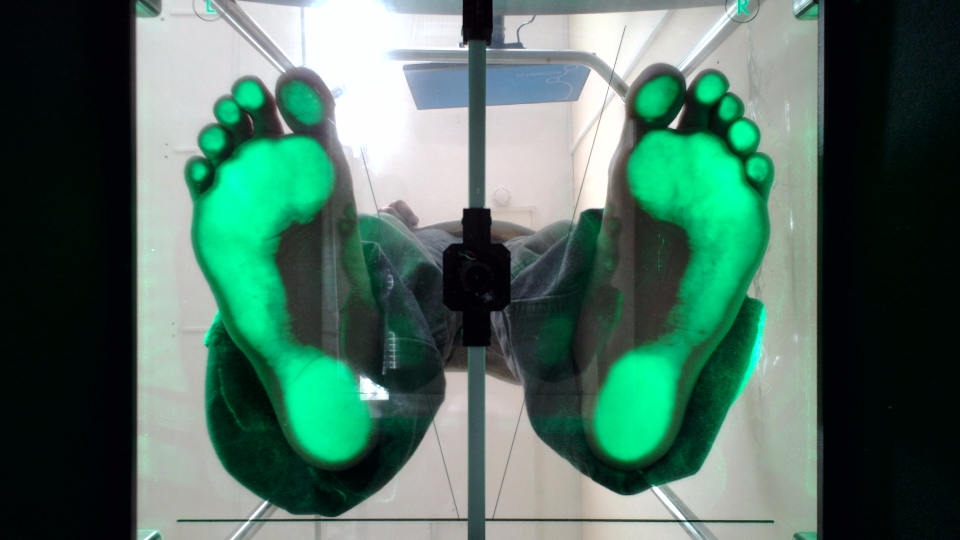
#> input picture обработка изображений/плантограммы/Img.png, 1920 x 1080 px, found by its file name (shown at 1/2 size)
$ python foot_plantogram_analysis.py
#> lines starting #> are read from the running program, lines starting #| are printed output that depends on the picture; after the words box and inside, x2 and y2 are one past the last pixel; in counts of white or black regions, pixels touching at a corner belong together
"""
Foot Plantogram Analysis Pipeline
=================================
This module provides tools for analyzing foot plantograms captured with green LED illumination.

Key Features:
- Foot segmentation from background
- Left/Right foot separation
- Length and width measurements
- Contact area analysis (pressure zones)
- Preparation for orthopedic coefficient calculation

Author: Medical Image Processing Project
"""

import cv2
import numpy as np
import matplotlib.pyplot as plt
from dataclasses import dataclass
from typing import Tuple, Optional, List
import os


@dataclass
class FootMeasurements:
    """Container for foot measurements in pixels and mm (if calibrated)."""
    length_px: float  # Maximum length in pixels
    width_px: float   # Maximum width in pixels
    contact_area_px: int  # Contact area in pixels
    total_area_px: int  # Total foot area in pixels
    contact_ratio: float  # Ratio of contact to total area

    # Calibrated measurements (set if pixels_per_mm is known)
    length_mm: Optional[float] = None
    width_mm: Optional[float] = None
    contact_area_mm2: Optional[float] = None

    # Bounding box
    bbox: Optional[Tuple[int, int, int, int]] = None  # x, y, w, h

    # Contour for further analysis
    contour: Optional[np.ndarray] = None


class PlantogramAnalyzer:
    """
    Analyzer for foot plantogram images captured with green LED illumination.

    The green channel carries the most information about foot contact pressure.
    """

    def __init__(self, pixels_per_mm: Optional[float] = None):
        """
        Initialize the analyzer.

        Parameters:
        -----------
        pixels_per_mm : float, optional
            Calibration factor for converting pixels to millimeters.
            If None, measurements will be in pixels only.
        """
        self.pixels_per_mm = pixels_per_mm

    def load_image(self, image_path: str) -> np.ndarray:
        """Load an image from file."""
        image = cv2.imread(image_path)
#> image is the input picture: shape (1080, 1920, 3); mean B, G, R 97.5, 110.6, 77.4
        if image is None:
            raise FileNotFoundError(f"Could not load image: {image_path}")
        # Convert BGR to RGB for display
        return cv2.cvtColor(image, cv2.COLOR_BGR2RGB)

    def split_feet(self, image: np.ndarray,
                   left_crop: int = 280,
                   right_crop: int = 290,
                   center_gap_start: int = 880,
                   center_gap_end: int = 1025) -> Tuple[np.ndarray, np.ndarray]:
        """
        Split image into left and right foot regions.

        Parameters based on standard podoscanner output (1920x1080).
        Returns: (right_foot_image, left_foot_image)
        """
#> called with left_crop = 280, right_crop = 290, center_gap_start = 880, center_gap_end = 1025
        h, w = image.shape[:2]

        # Right foot (anatomically) is on the left side of image
        right_foot = image[:, left_crop:center_gap_start, :]
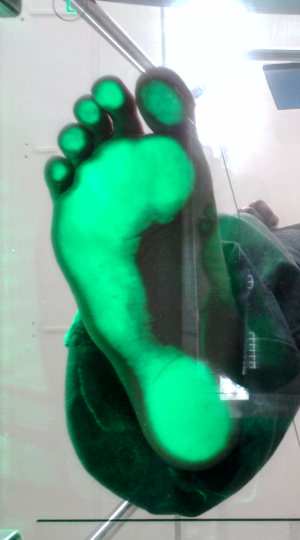
#> right_foot: shape (1080, 600, 3) (shown at 1/2 size); mean R, G, B 110.7, 161.2, 142.5

        # Left foot (anatomically) is on the right side of image
        left_foot = image[:, center_gap_end:(w - right_crop), :]
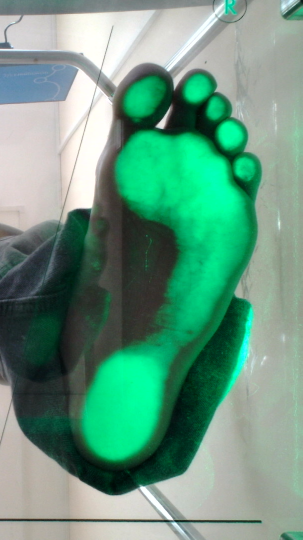
#> left_foot: shape (1080, 605, 3) (shown at 1/2 size); mean R, G, B 103.1, 152, 129.1

        return right_foot, left_foot

    def segment_foot(self, image: np.ndarray,
                     method: str = 'green_channel',
                     threshold: int = 30,
                     use_adaptive: bool = False) -> np.ndarray:
        """
        Segment foot from background using green channel.

        Parameters:
        -----------
        image : np.ndarray
            RGB foot image
        method : str
            'green_channel' - use green channel directly
            'hsv' - use HSV color space for green detection
            'combined' - combine multiple methods
        threshold : int
            Threshold value for binarization
        use_adaptive : bool
            Use adaptive thresholding instead of global

        Returns:
        --------
        np.ndarray : Binary mask of the foot
        """
        if method == 'green_channel':
            # Green channel contains the contact information
            green = image[:, :, 1]

            if use_adaptive:
                # Adaptive threshold works better for uneven illumination
                mask = cv2.adaptiveThreshold(
                    green, 255,
                    cv2.ADAPTIVE_THRESH_GAUSSIAN_C,
                    cv2.THRESH_BINARY,
                    blockSize=51, C=-10
                )
            else:
                _, mask = cv2.threshold(green, threshold, 255, cv2.THRESH_BINARY)

        elif method == 'hsv':
            # Convert to HSV and filter green hues
            hsv = cv2.cvtColor(image, cv2.COLOR_RGB2HSV)

            # Green range in HSV (adjust based on your LED)
            lower_green = np.array([35, 40, 40])
            upper_green = np.array([85, 255, 255])

            mask = cv2.inRange(hsv, lower_green, upper_green)

        elif method == 'combined':
            # Combine green channel and HSV methods
            green_mask = self.segment_foot(image, method='green_channel',
                                           threshold=threshold)
            hsv_mask = self.segment_foot(image, method='hsv')

            # Take union of both masks
            mask = cv2.bitwise_or(green_mask, hsv_mask)
        else:
            raise ValueError(f"Unknown method: {method}")

        # Clean up the mask with morphological operations
        mask = self._clean_mask(mask)

        return mask

    def _clean_mask(self, mask: np.ndarray,
                    kernel_size: int = 5,
                    min_area: int = 1000) -> np.ndarray:
        """
        Clean binary mask using morphological operations.

        - Removes small noise
        - Fills small holes
        - Smooths edges
        """
        kernel = cv2.getStructuringElement(cv2.MORPH_ELLIPSE,
                                           (kernel_size, kernel_size))

        # Close small holes
        mask = cv2.morphologyEx(mask, cv2.MORPH_CLOSE, kernel, iterations=2)

        # Remove small noise
        mask = cv2.morphologyEx(mask, cv2.MORPH_OPEN, kernel, iterations=1)

        # Keep only the largest connected component (the foot)
        contours, _ = cv2.findContours(mask, cv2.RETR_EXTERNAL,
                                        cv2.CHAIN_APPROX_SIMPLE)

        if contours:
            # Filter by minimum area and keep largest
            valid_contours = [c for c in contours if cv2.contourArea(c) > min_area]
            if valid_contours:
                largest = max(valid_contours, key=cv2.contourArea)
                mask = np.zeros_like(mask)
                cv2.drawContours(mask, [largest], -1, 255, -1)

        return mask

    def get_foot_contour(self, mask: np.ndarray) -> Optional[np.ndarray]:
        """Extract the main foot contour from binary mask."""
        contours, _ = cv2.findContours(mask, cv2.RETR_EXTERNAL,
                                        cv2.CHAIN_APPROX_SIMPLE)
        if not contours:
            return None
        return max(contours, key=cv2.contourArea)

    def segment_contact_area(self, image: np.ndarray,
                             foot_mask: np.ndarray,
                             intensity_threshold: int = 80) -> np.ndarray:
        """
        Segment the contact area (high pressure zones) within the foot.

        These are the brighter green areas where the foot presses harder.

        Parameters:
        -----------
        image : np.ndarray
            RGB foot image
        foot_mask : np.ndarray
            Binary mask of the foot outline
        intensity_threshold : int
            Minimum green intensity to be considered contact area

        Returns:
        --------
        np.ndarray : Binary mask of contact areas
        """
        green = image[:, :, 1]

        # Apply foot mask first
        masked_green = cv2.bitwise_and(green, green, mask=foot_mask)

        # Threshold for high intensity (contact) areas
        _, contact_mask = cv2.threshold(masked_green, intensity_threshold,
                                         255, cv2.THRESH_BINARY)

        return contact_mask

    def measure_foot(self, image: np.ndarray,
                     foot_mask: np.ndarray,
                     contact_mask: Optional[np.ndarray] = None) -> FootMeasurements:
        """
        Calculate foot measurements from masks.

        Parameters:
        -----------
        image : np.ndarray
            Original RGB image
        foot_mask : np.ndarray
            Binary mask of foot outline
        contact_mask : np.ndarray, optional
            Binary mask of contact areas

        Returns:
        --------
        FootMeasurements : Dataclass with all measurements
        """
        contour = self.get_foot_contour(foot_mask)

        if contour is None:
            raise ValueError("No foot contour found in mask")

        # Bounding box
        x, y, w, h = cv2.boundingRect(contour)

        # Rotated bounding box for more accurate length/width
        rect = cv2.minAreaRect(contour)
        (cx, cy), (width, height), angle = rect

        # Length is the longer dimension, width is shorter
        length_px = max(width, height)
        width_px = min(width, height)

        # Areas
        total_area_px = cv2.contourArea(contour)

        if contact_mask is not None:
            contact_area_px = np.sum(contact_mask > 0)
        else:
            contact_area_px = total_area_px

        contact_ratio = contact_area_px / total_area_px if total_area_px > 0 else 0

        # Create measurements object
        measurements = FootMeasurements(
            length_px=length_px,
            width_px=width_px,
            contact_area_px=contact_area_px,
            total_area_px=total_area_px,
            contact_ratio=contact_ratio,
            bbox=(x, y, w, h),
            contour=contour
        )

        # Add calibrated measurements if available
        if self.pixels_per_mm is not None:
            measurements.length_mm = length_px / self.pixels_per_mm
            measurements.width_mm = width_px / self.pixels_per_mm
            measurements.contact_area_mm2 = contact_area_px / (self.pixels_per_mm ** 2)

        return measurements

    def calculate_arch_index(self, contact_mask: np.ndarray,
                             foot_mask: np.ndarray) -> float:
        """
        Calculate the Arch Index (Cavanagh & Rodgers, 1987).

        Divides foot into thirds (heel, midfoot, forefoot) and calculates:
        AI = midfoot_contact_area / total_contact_area

        AI < 0.21 = High arch (pes cavus)
        AI 0.21-0.26 = Normal arch
        AI > 0.26 = Flat foot (pes planus)

        Returns:
        --------
        float : Arch index value
        """
        contour = self.get_foot_contour(foot_mask)
        if contour is None:
            return -1

        x, y, w, h = cv2.boundingRect(contour)

        # Divide into thirds along the length (y-axis for typical foot orientation)
        third_height = h // 3

        # Create masks for each region
        heel_mask = np.zeros_like(foot_mask)
        midfoot_mask = np.zeros_like(foot_mask)
        forefoot_mask = np.zeros_like(foot_mask)

        heel_mask[y + 2*third_height:y + h, :] = 255
        midfoot_mask[y + third_height:y + 2*third_height, :] = 255
        forefoot_mask[y:y + third_height, :] = 255

        # Apply to contact mask
        heel_contact = cv2.bitwise_and(contact_mask, heel_mask)
        midfoot_contact = cv2.bitwise_and(contact_mask, midfoot_mask)
        forefoot_contact = cv2.bitwise_and(contact_mask, forefoot_mask)

        # Calculate areas
        total_contact = np.sum(contact_mask > 0)
        midfoot_area = np.sum(midfoot_contact > 0)

        if total_contact == 0:
            return -1

        arch_index = midfoot_area / total_contact

        return arch_index

    def calculate_staheli_index(self, contact_mask: np.ndarray,
                                 foot_mask: np.ndarray) -> float:
        """
        Calculate the Staheli Index (Staheli et al., 1987).

        SI = narrowest_midfoot_width / widest_heel_width

        SI < 0.50 = Normal arch
        SI 0.50-1.0 = Low arch
        SI > 1.0 = Flat foot

        Returns:
        --------
        float : Staheli index value
        """
        contour = self.get_foot_contour(foot_mask)
        if contour is None:
            return -1

        x, y, w, h = cv2.boundingRect(contour)

        # Find the narrowest point in midfoot region
        third_height = h // 3
        midfoot_start = y + third_height
        midfoot_end = y + 2 * third_height

        # Heel region
        heel_start = y + 2 * third_height
        heel_end = y + h

        # Calculate width at each row
        min_midfoot_width = float('inf')
        max_heel_width = 0

        for row in range(midfoot_start, midfoot_end):
            row_pixels = np.sum(contact_mask[row, :] > 0)
            if 0 < row_pixels < min_midfoot_width:
                min_midfoot_width = row_pixels

        for row in range(heel_start, heel_end):
            row_pixels = np.sum(contact_mask[row, :] > 0)
            if row_pixels > max_heel_width:
                max_heel_width = row_pixels

        if max_heel_width == 0:
            return -1

        return min_midfoot_width / max_heel_width

    def visualize_analysis(self, image: np.ndarray,
                           foot_mask: np.ndarray,
                           contact_mask: np.ndarray,
                           measurements: FootMeasurements,
                           title: str = "Foot Analysis") -> plt.Figure:
        """
        Create a comprehensive visualization of the analysis.

        Returns a matplotlib Figure with multiple subplots.
        """
        fig, axes = plt.subplots(2, 3, figsize=(15, 10))
        fig.suptitle(title, fontsize=14)

        # Original image
        axes[0, 0].imshow(image)
        axes[0, 0].set_title("Original Image")
        axes[0, 0].axis('off')

        # Green channel
        axes[0, 1].imshow(image[:, :, 1], cmap='Greens')
        axes[0, 1].set_title("Green Channel")
        axes[0, 1].axis('off')

        # Foot mask
        axes[0, 2].imshow(foot_mask, cmap='gray')
        axes[0, 2].set_title("Foot Segmentation")
        axes[0, 2].axis('off')

        # Contact area
        axes[1, 0].imshow(contact_mask, cmap='hot')
        axes[1, 0].set_title("Contact Area")
        axes[1, 0].axis('off')

        # Overlay contour on original
        overlay = image.copy()
        if measurements.contour is not None:
            cv2.drawContours(overlay, [measurements.contour], -1, (255, 0, 0), 3)
            # Draw bounding box
            x, y, w, h = measurements.bbox
            cv2.rectangle(overlay, (x, y), (x + w, y + h), (0, 255, 255), 2)
        axes[1, 1].imshow(overlay)
        axes[1, 1].set_title("Contour Detection")
        axes[1, 1].axis('off')

        # Measurements text
        axes[1, 2].axis('off')
        text = f"""
        Foot Measurements
        ─────────────────
        Length: {measurements.length_px:.1f} px
        Width: {measurements.width_px:.1f} px

        Total Area: {measurements.total_area_px:,} px²
        Contact Area: {measurements.contact_area_px:,} px²
        Contact Ratio: {measurements.contact_ratio:.2%}
        """

        if measurements.length_mm is not None:
            text += f"""
        ─────────────────
        Calibrated:
        Length: {measurements.length_mm:.1f} mm
        Width: {measurements.width_mm:.1f} mm
        Contact: {measurements.contact_area_mm2:.1f} mm²
        """

        axes[1, 2].text(0.1, 0.5, text, transform=axes[1, 2].transAxes,
                        fontsize=12, verticalalignment='center',
                        fontfamily='monospace',
                        bbox=dict(boxstyle='round', facecolor='wheat', alpha=0.5))

        plt.tight_layout()
        return fig

    def analyze_plantogram(self, image_path: str,
                           segment_threshold: int = 30,
                           contact_threshold: int = 80,
                           visualize: bool = True) -> dict:
        """
        Complete analysis pipeline for a plantogram image.

        Parameters:
        -----------
        image_path : str
            Path to the plantogram image
        segment_threshold : int
            Threshold for foot segmentation
        contact_threshold : int
            Threshold for contact area detection
        visualize : bool
            Whether to create visualization plots

        Returns:
        --------
        dict : Dictionary containing all analysis results
        """
        # Load image
        image = self.load_image(image_path)

        # Split into left and right feet
        right_foot, left_foot = self.split_feet(image)

        results = {'image_path': image_path}

        for name, foot_img in [('right', right_foot), ('left', left_foot)]:
            # Segment foot
            foot_mask = self.segment_foot(foot_img, threshold=segment_threshold)

            # Segment contact area
            contact_mask = self.segment_contact_area(foot_img, foot_mask,
                                                      contact_threshold)

            # Get measurements
            try:
                measurements = self.measure_foot(foot_img, foot_mask, contact_mask)

                # Calculate indices
                arch_index = self.calculate_arch_index(contact_mask, foot_mask)
                staheli_index = self.calculate_staheli_index(contact_mask, foot_mask)

                results[f'{name}_foot'] = {
                    'measurements': measurements,
                    'arch_index': arch_index,
                    'staheli_index': staheli_index,
                    'mask': foot_mask,
                    'contact_mask': contact_mask,
                    'image': foot_img
                }

                if visualize:
                    fig = self.visualize_analysis(
                        foot_img, foot_mask, contact_mask, measurements,
                        title=f"{name.capitalize()} Foot Analysis"
                    )
                    results[f'{name}_figure'] = fig

            except ValueError as e:
                print(f"Warning: Could not analyze {name} foot: {e}")
                results[f'{name}_foot'] = None
#> this loop made 2 passes
#> (name, cx in measure_foot, cy in measure_foot, width in measure_foot) on passes 1 to 2: ('right', 299.5, 539.5, 1079), ('left', 302, 539.5, 1079)
#> pass 1, in segment_foot, `green = image[:, :, 1]`:
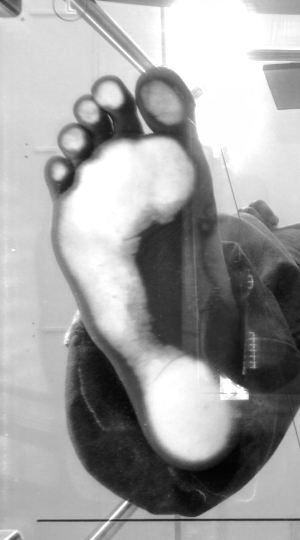
#> green: shape (1080, 600) (shown at 1/2 size); min 1, max 255, mean 161.2
#> pass 1, in segment_foot, `_, mask = cv2.threshold(green, threshold, 255, cv2.THRESH_BINARY)`:
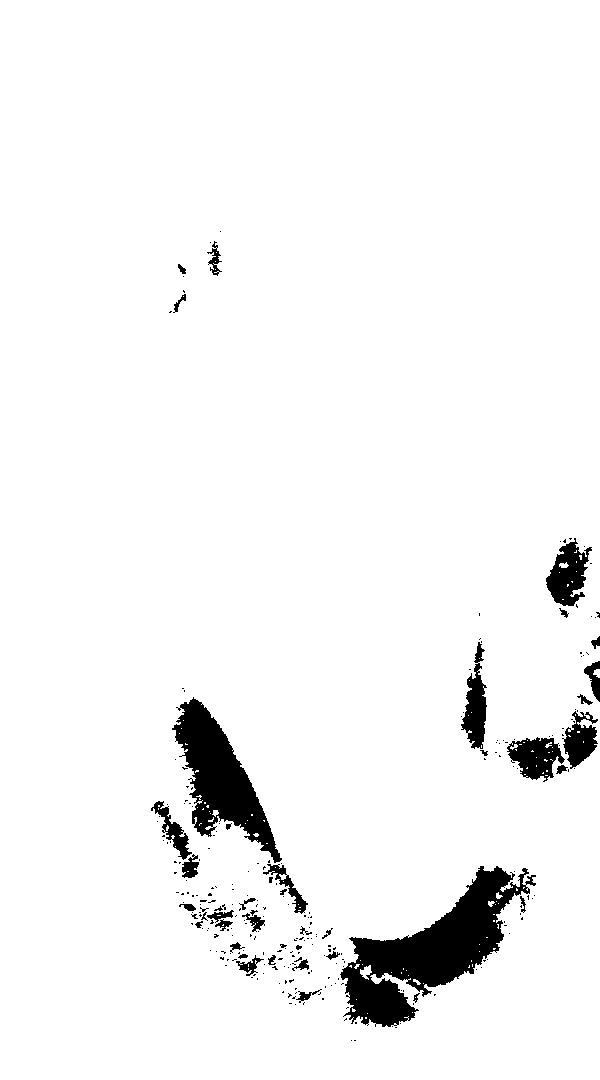
#> mask: shape (1080, 600); 95.5% white; 264 black regions (223 under 20 px), largest, box (x1, y1, x2, y2) and area: (340, 866, 536, 1027) 11791, (172, 697, 282, 863) 7037, (546, 538, 592, 606) 1720
#> pass 1, in _clean_mask, `mask = cv2.morphologyEx(mask, cv2.MORPH_CLOSE, kernel, iterations=2)`:
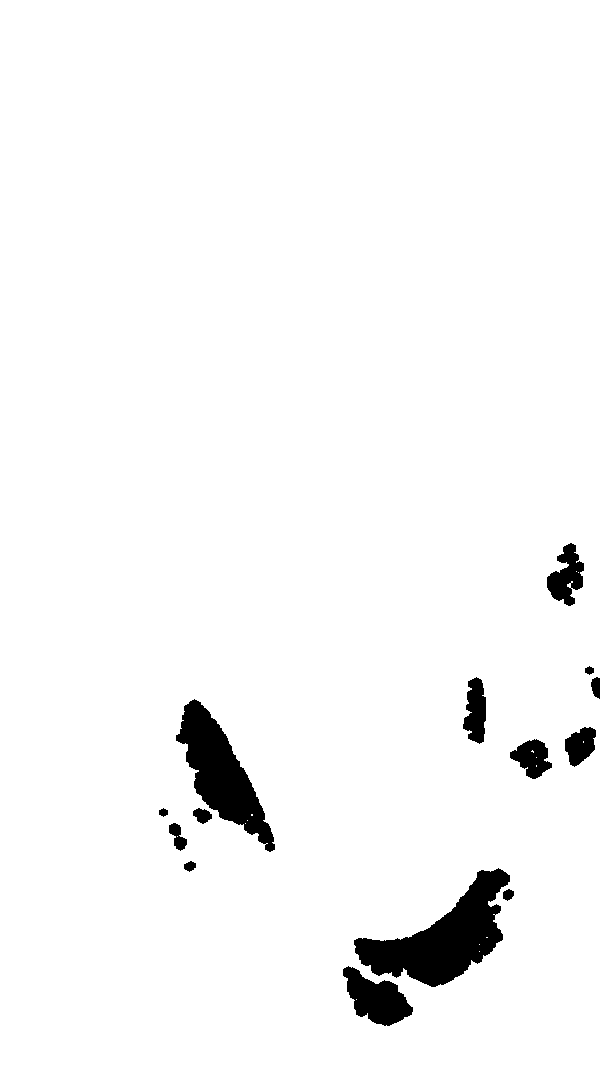
#> mask: shape (1080, 600); 96.7% white; 14 black regions, largest, box (x1, y1, x2, y2) and area: (354, 868, 510, 987) 7998, (176, 699, 275, 852) 5968, (343, 966, 413, 1026) 2327
#> after the loop, results = 5 items
#> (the rest of the program and of its run is left out)
